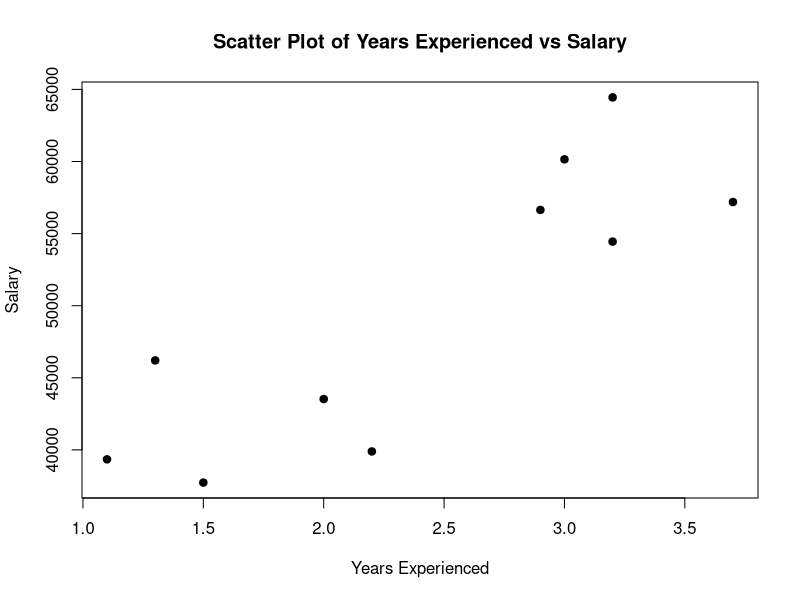
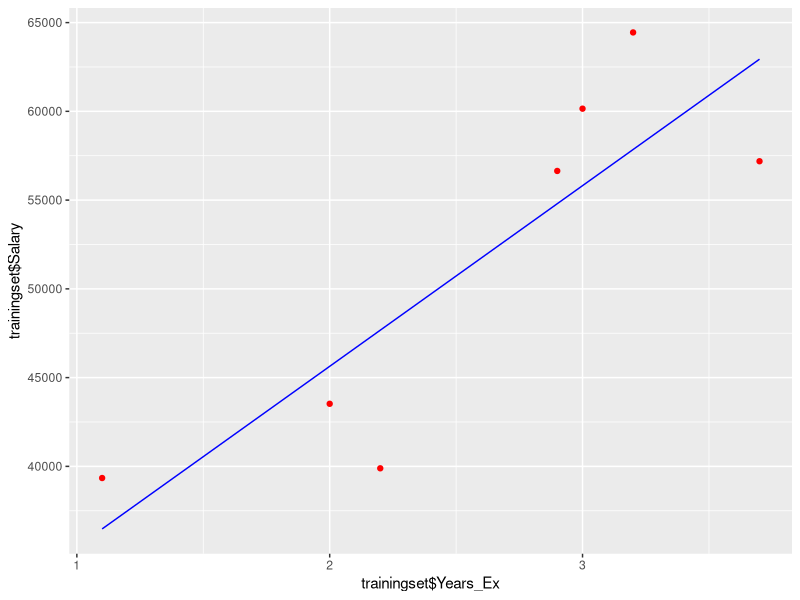
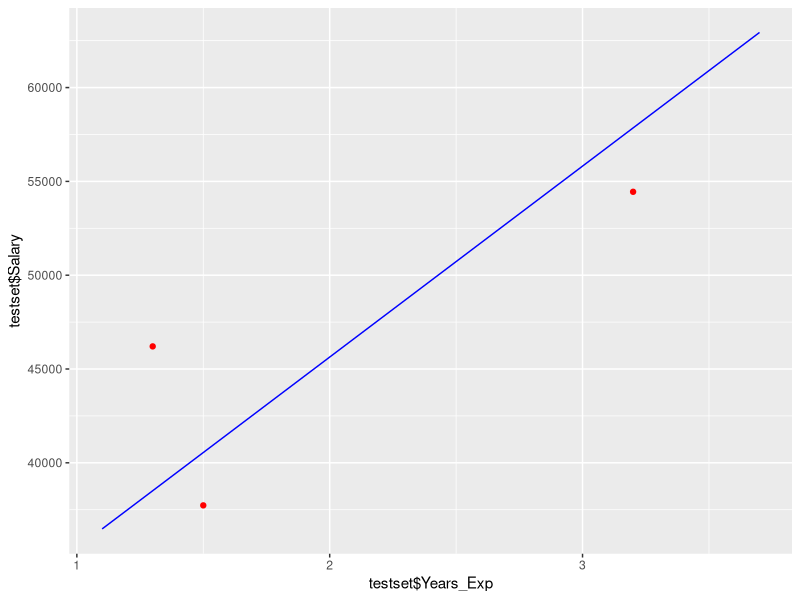

R code for these plots, in order:
# Installing Packages
install.packages('caTools')

# Loading package 
library(caTools)

# Create the data frame
df <- data.frame(
  Years_Exp = c(1.1, 1.3, 1.5, 2.0, 2.2, 2.9, 3.0, 3.2, 3.2, 3.7),
  Salary = c(39343.00, 46205.00, 37731.00, 43525.00,39891.00, 56642.00, 60150.00, 54445.00, 64445.00, 57189.00)
  )
df

# Create the scatter plot
plot(df$Years_Exp, df$Salary,
     xlab = "Years Experienced",
     ylab = "Salary",
     main = "Scatter Plot of Years Experienced vs Salary",
     pch=19)

split = sample.split(df$Salary, SplitRatio = 0.7)
trainingset = subset(df, split == TRUE)
testset = subset(df, split == FALSE)

# Fitting Simple Linear Regression to the Training set
lm.r= lm(formula = Salary ~ Years_Exp,
         data = trainingset)
coef(lm.r)

# Predicting the Test set results
ypred = predict(lm.r, newdata = testset)
ypred

library(ggplot2)

# Visualising the Training set results
ggplot() + 
  geom_point(aes(x = trainingset$Years_Ex, y = trainingset$Salary), 
            colour = 'red') +
  geom_line(aes(x = trainingset$Years_Ex,y = predict(lm.r, newdata = trainingset)), 
            colour = 'blue')

# Visualising the Test set results
ggplot() +
  geom_point(aes(x = testset$Years_Exp, y = testset$Salary),
             colour = 'red') +
  geom_line(aes(x = trainingset$Years_Exp,
                y = predict(lm.r, newdata = trainingset)), 
            colour = 'blue') 
